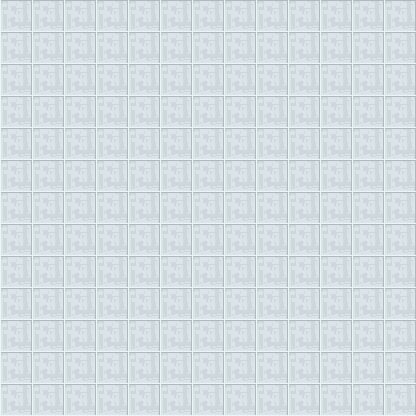

Rendered tile map (Tiled .tmx) drawn with the repository's tilesets; below, a short description and the map source with its tile grids summarised:
An orthogonal 13x13 tile map with 32x32 px tiles, 2 tile layers (chao, Camada de Tiles 2), 2 tilesets and 3 objects.

<map version="1.0" tiledversion="1.0.3" orientation="orthogonal" renderorder="right-down" width="13" height="13" tilewidth="32" tileheight="32" nextobjectid="16">
 <tileset firstgid="1" name="ProgBotsFinalTileSet" tilewidth="16" tileheight="16" spacing="1" margin="1" tilecount="900" columns="30">
  <image source="Interior-Furniture.png" width="512" height="512" />
 </tileset>
 <tileset firstgid="901" source="progBotsFinalTileset.tsx" />
 <layer name="chao" width="13" height="13">
  <data>[169 cells, 169 non-empty, 1 distinct tile ids]</data>
 </layer>
 <layer name="Camada de Tiles 2" width="13" height="13">
  <data>[169 cells, 0 non-empty, 0 distinct tile ids]</data>
 </layer>
 <objectgroup name="Camada de Objetos 1">
  <object id="13" x="288" y="112" />
  <object id="14" x="347" y="236" />
  <object id="15" x="153" y="199" />
 </objectgroup>
</map>
